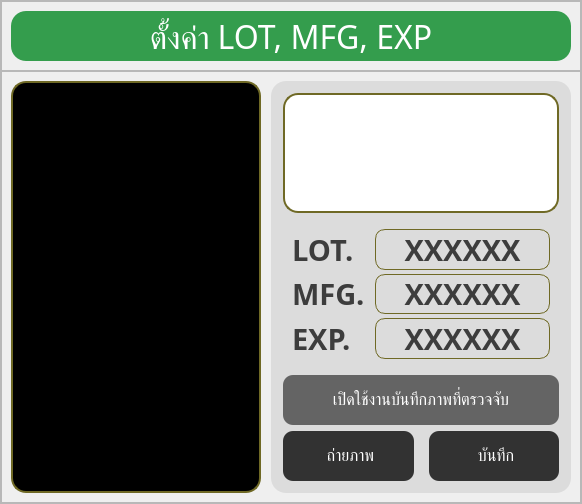
         <widget class="QWidget" name="lme_settings_page">
          <layout class="QVBoxLayout" name="verticalLayout_11">
           <property name="spacing">
            <number>0</number>
           </property>
           <property name="leftMargin">
            <number>0</number>
           </property>
           <property name="topMargin">
            <number>0</number>
           </property>
           <property name="rightMargin">
            <number>0</number>
           </property>
           <property name="bottomMargin">
            <number>0</number>
           </property>
           <item>
            <widget class="QFrame" name="setting_frame">
             <property name="frameShape">
              <enum>QFrame::Shape::StyledPanel</enum>
             </property>
             <property name="frameShadow">
              <enum>QFrame::Shadow::Raised</enum>
             </property>
             <layout class="QVBoxLayout" name="verticalLayout_37">
              <property name="spacing">
               <number>0</number>
              </property>
              <property name="leftMargin">
               <number>0</number>
              </property>
              <property name="topMargin">
               <number>0</number>
              </property>
              <property name="rightMargin">
               <number>0</number>
              </property>
              <property name="bottomMargin">
               <number>0</number>
              </property>
              <item>
               <widget class="QFrame" name="setting_title_frame">
                <property name="minimumSize">
                 <size>
                  <width>0</width>
                  <height>70</height>
                 </size>
                </property>
                <property name="maximumSize">
                 <size>
                  <width>16777215</width>
                  <height>70</height>
                 </size>
                </property>
                <property name="frameShape">
                 <enum>QFrame::Shape::StyledPanel</enum>
                </property>
                <property name="frameShadow">
                 <enum>QFrame::Shadow::Raised</enum>
                </property>
                <layout class="QHBoxLayout" name="horizontalLayout_18">
                 <item>
                  <widget class="QLabel" name="setting_title">
                   <property name="minimumSize">
                    <size>
                     <width>0</width>
                     <height>50</height>
                    </size>
                   </property>
                   <property name="maximumSize">
                    <size>
                     <width>16777215</width>
                     <height>50</height>
                    </size>
                   </property>
                   <property name="font">
                    <font>
                     <family>Kanit</family>
                     <pointsize>24</pointsize>
                    </font>
                   </property>
                   <property name="styleSheet">
                    <string notr="true">background-color: rgb(52, 157, 77);
color: rgb(255, 255, 255);
border-radius: 15px;</string>
                   </property>
                   <property name="text">
                    <string>ตั้งค่า LOT, MFG, EXP</string>
                   </property>
                   <property name="alignment">
                    <set>Qt::AlignmentFlag::AlignCenter</set>
                   </property>
                  </widget>
                 </item>
                </layout>
               </widget>
              </item>
              <item>
               <widget class="QFrame" name="weighingSettings_Frame">
                <property name="styleSheet">
                 <string notr="true">QLabel {
	color: rgb(60, 60, 60);
	border: none;
	margin: 0;
}</string>
                </property>
                <property name="frameShape">
                 <enum>QFrame::Shape::StyledPanel</enum>
                </property>
                <property name="frameShadow">
                 <enum>QFrame::Shadow::Raised</enum>
                </property>
                <layout class="QHBoxLayout" name="horizontalLayout_14">
                 <property name="spacing">
                  <number>10</number>
                 </property>
                 <item>
                  <widget class="QLabel" name="webcam_setting_monitor">
                   <property name="minimumSize">
                    <size>
                     <width>250</width>
                     <height>0</height>
                    </size>
                   </property>
                   <property name="maximumSize">
                    <size>
                     <width>16777215</width>
                     <height>16777215</height>
                    </size>
                   </property>
                   <property name="styleSheet">
                    <string notr="true">QLabel {
	border: solid;
	border-width: 2px;
	border-color: rgb(111, 105, 37);
	border-radius: 15px;
	background-color: rgb(0, 0, 0);
}
</string>
                   </property>
                   <property name="text">
                    <string/>
                   </property>
                   <property name="pixmap">
                    <pixmap resource="resource.qrc">:/assets/icon/picture_default.png</pixmap>
                   </property>
                   <property name="scaledContents">
                    <bool>true</bool>
                   </property>
                  </widget>
                 </item>
                 <item>
                  <widget class="QWidget" name="set_widget" native="true">
                   <property name="minimumSize">
                    <size>
                     <width>300</width>
                     <height>0</height>
                    </size>
                   </property>
                   <property name="maximumSize">
                    <size>
                     <width>350</width>
                     <height>16777215</height>
                    </size>
                   </property>
                   <property name="styleSheet">
                    <string notr="true">QWidget {
	background-color: rgb(220, 220, 220);
	border-radius: 15px;
}</string>
                   </property>
                   <layout class="QVBoxLayout" name="verticalLayout_8">
                    <property name="spacing">
                     <number>6</number>
                    </property>
                    <property name="leftMargin">
                     <number>12</number>
                    </property>
                    <property name="topMargin">
                     <number>12</number>
                    </property>
                    <property name="rightMargin">
                     <number>12</number>
                    </property>
                    <property name="bottomMargin">
                     <number>12</number>
                    </property>
                    <item>
                     <widget class="QLabel" name="webcam_setting_view">
                      <property name="minimumSize">
                       <size>
                        <width>120</width>
                        <height>120</height>
                       </size>
                      </property>
                      <property name="maximumSize">
                       <size>
                        <width>16777215</width>
                        <height>1500</height>
                       </size>
                      </property>
                      <property name="styleSheet">
                       <string notr="true">QLabel {
	border: solid;
	border-width: 2px;
	border-color: rgb(111, 105, 37);
	border-radius: 15px;
	background-color: rgb(255, 255, 255);
}
</string>
                      </property>
                      <property name="text">
                       <string/>
                      </property>
                      <property name="pixmap">
                       <pixmap resource="resource.qrc">:/assets/icon/picture_default.png</pixmap>
                      </property>
                      <property name="scaledContents">
                       <bool>true</bool>
                      </property>
                     </widget>
                    </item>
                    <item>
                     <widget class="QWidget" name="widget_7" native="true">
                      <property name="maximumSize">
                       <size>
                        <width>16777215</width>
                        <height>150</height>
                       </size>
                      </property>
                      <layout class="QFormLayout" name="formLayout">
                       <property name="horizontalSpacing">
                        <number>10</number>
                       </property>
                       <property name="verticalSpacing">
                        <number>4</number>
                       </property>
                       <property name="topMargin">
                        <number>10</number>
                       </property>
                       <property name="bottomMargin">
                        <number>10</number>
                       </property>
                       <item row="0" column="0">
                        <widget class="QLabel" name="lot_set_label">
                         <property name="maximumSize">
                          <size>
                           <width>85</width>
                           <height>16777215</height>
                          </size>
                         </property>
                         <property name="font">
                          <font>
                           <family>Kanit</family>
                           <pointsize>22</pointsize>
                           <bold>true</bold>
                          </font>
                         </property>
                         <property name="styleSheet">
                          <string notr="true">color: rgb(61, 61, 61);</string>
                         </property>
                         <property name="text">
                          <string>LOT.</string>
                         </property>
                         <property name="alignment">
                          <set>Qt::AlignmentFlag::AlignLeading|Qt::AlignmentFlag::AlignLeft|Qt::AlignmentFlag::AlignVCenter</set>
                         </property>
                        </widget>
                       </item>
                       <item row="0" column="1">
                        <widget class="QPushButton" name="lot_set">
                         <property name="font">
                          <font>
                           <family>Kanit</family>
                           <pointsize>22</pointsize>
                           <bold>true</bold>
                          </font>
                         </property>
                         <property name="styleSheet">
                          <string notr="true">color: rgb(61, 61, 61);
border: solid;
border-width: 1px;
border-color: rgb(111, 105, 37);
border-radius: 10px;</string>
                         </property>
                         <property name="text">
                          <string>XXXXXX</string>
                         </property>
                        </widget>
                       </item>
                       <item row="1" column="0">
                        <widget class="QLabel" name="mfg_set_label">
                         <property name="minimumSize">
                          <size>
                           <width>50</width>
                           <height>0</height>
                          </size>
                         </property>
                         <property name="maximumSize">
                          <size>
                           <width>85</width>
                           <height>16777215</height>
                          </size>
                         </property>
                         <property name="font">
                          <font>
                           <family>Kanit</family>
                           <pointsize>22</pointsize>
                           <bold>true</bold>
                          </font>
                         </property>
                         <property name="styleSheet">
                          <string notr="true">color: rgb(61, 61, 61);</string>
                         </property>
                         <property name="text">
                          <string>MFG.</string>
                         </property>
                         <property name="alignment">
                          <set>Qt::AlignmentFlag::AlignLeading|Qt::AlignmentFlag::AlignLeft|Qt::AlignmentFlag::AlignVCenter</set>
                         </property>
                        </widget>
                       </item>
                       <item row="1" column="1">
                        <widget class="QPushButton" name="mfg_set">
                         <property name="font">
                          <font>
                           <family>Kanit</family>
                           <pointsize>22</pointsize>
                           <bold>true</bold>
                          </font>
                         </property>
                         <property name="styleSheet">
                          <string notr="true">color: rgb(61, 61, 61);
border: solid;
border-width: 1px;
border-color: rgb(111, 105, 37);
border-radius: 10px;</string>
                         </property>
                         <property name="text">
                          <string>XXXXXX</string>
                         </property>
                        </widget>
                       </item>
                       <item row="2" column="0">
                        <widget class="QLabel" name="exp_set_label">
                         <property name="maximumSize">
                          <size>
                           <width>85</width>
                           <height>16777215</height>
                          </size>
                         </property>
                         <property name="font">
                          <font>
                           <family>Kanit</family>
                           <pointsize>22</pointsize>
                           <bold>true</bold>
                          </font>
                         </property>
                         <property name="styleSheet">
                          <string notr="true">color: rgb(61, 61, 61);</string>
                         </property>
                         <property name="text">
                          <string>EXP.</string>
                         </property>
                         <property name="alignment">
                          <set>Qt::AlignmentFlag::AlignLeading|Qt::AlignmentFlag::AlignLeft|Qt::AlignmentFlag::AlignVCenter</set>
                         </property>
                        </widget>
                       </item>
                       <item row="2" column="1">
                        <widget class="QPushButton" name="exp_set">
                         <property name="font">
                          <font>
                           <family>Kanit</family>
                           <pointsize>22</pointsize>
                           <bold>true</bold>
                          </font>
                         </property>
                         <property name="styleSheet">
                          <string notr="true">color: rgb(61, 61, 61);
border: solid;
border-width: 1px;
border-color: rgb(111, 105, 37);
border-radius: 10px;</string>
                         </property>
                         <property name="text">
                          <string>XXXXXX</string>
                         </property>
                        </widget>
                       </item>
                      </layout>
                     </widget>
                    </item>
                    <item>
                     <widget class="QPushButton" name="save_images_detection">
                      <property name="maximumSize">
                       <size>
                        <width>16777215</width>
                        <height>50</height>
                       </size>
                      </property>
                      <property name="font">
                       <font>
                        <family>Kanit</family>
                        <pointsize>12</pointsize>
                       </font>
                      </property>
                      <property name="styleSheet">
                       <string notr="true">QPushButton {
	background-color: rgb(100, 100, 100);
	color: rgb(161, 161, 161);
	color: white;
	text-align: center;
	height: 30px;
	border: none;
	border-radius: 10px;
	padding: 15px;
}

QPushButton:checked {
	background-color: rgb(50, 50, 50);
}</string>
                      </property>
                      <property name="text">
                       <string>เปิดใช้งานบันทึกภาพที่ตรวจจับ</string>
                      </property>
                      <property name="icon">
                       <iconset resource="resource.qrc">
                        <normaloff>:/assets/icon/save-images.png</normaloff>:/assets/icon/save-images.png</iconset>
                      </property>
                      <property name="iconSize">
                       <size>
                        <width>40</width>
                        <height>40</height>
                       </size>
                      </property>
                      <property name="checkable">
                       <bool>true</bool>
                      </property>
                     </widget>
                    </item>
                    <item>
                     <widget class="QWidget" name="widget_3" native="true">
                      <property name="maximumSize">
                       <size>
                        <width>16777215</width>
                        <height>80</height>
                       </size>
                      </property>
                      <property name="styleSheet">
                       <string notr="true">QPushButton {
	background-color: rgb(50, 50, 50);
	color: rgb(255, 255, 255);
	border-radius: 10px;
}
QPushButton:pressed {
	background-color: rgb(100, 100, 100);
}
</string>
                      </property>
                      <layout class="QHBoxLayout" name="horizontalLayout_5">
                       <property name="spacing">
                        <number>15</number>
                       </property>
                       <property name="leftMargin">
                        <number>0</number>
                       </property>
                       <property name="topMargin">
                        <number>0</number>
                       </property>
                       <property name="rightMargin">
                        <number>0</number>
                       </property>
                       <property name="bottomMargin">
                        <number>0</number>
                       </property>
                       <item>
                        <widget class="QPushButton" name="capture_set">
                         <property name="minimumSize">
                          <size>
                           <width>0</width>
                           <height>50</height>
                          </size>
                         </property>
                         <property name="maximumSize">
                          <size>
                           <width>16777215</width>
                           <height>50</height>
                          </size>
                         </property>
                         <property name="font">
                          <font>
                           <family>Kanit</family>
                           <pointsize>12</pointsize>
                           <italic>false</italic>
                           <fontweight>Medium</fontweight>
                          </font>
                         </property>
                         <property name="styleSheet">
                          <string notr="true"/>
                         </property>
                         <property name="text">
                          <string> ถ่ายภาพ</string>
                         </property>
                         <property name="icon">
                          <iconset resource="resource.qrc">
                           <normaloff>:/assets/icon/camera.png</normaloff>:/assets/icon/camera.png</iconset>
                         </property>
                         <property name="iconSize">
                          <size>
                           <width>40</width>
                           <height>40</height>
                          </size>
                         </property>
                        </widget>
                       </item>
                       <item>
                        <widget class="QPushButton" name="save_set">
                         <property name="minimumSize">
                          <size>
                           <width>0</width>
                           <height>50</height>
                          </size>
                         </property>
                         <property name="maximumSize">
                          <size>
                           <width>16777215</width>
                           <height>50</height>
                          </size>
                         </property>
                         <property name="font">
                          <font>
                           <family>Kanit</family>
                           <pointsize>12</pointsize>
                           <italic>false</italic>
                           <fontweight>Medium</fontweight>
                          </font>
                         </property>
                         <property name="styleSheet">
                          <string notr="true"/>
                         </property>
                         <property name="text">
                          <string> บันทึก</string>
                         </property>
                         <property name="icon">
                          <iconset resource="resource.qrc">
                           <normaloff>:/assets/icon/save.png</normaloff>:/assets/icon/save.png</iconset>
                         </property>
                         <property name="iconSize">
                          <size>
                           <width>30</width>
                           <height>30</height>
                          </size>
                         </property>
                        </widget>
                       </item>
                      </layout>
                     </widget>
                    </item>
                   </layout>
                  </widget>
                 </item>
                </layout>
               </widget>
              </item>
             </layout>
            </widget>
           </item>
          </layout>
         </widget>
